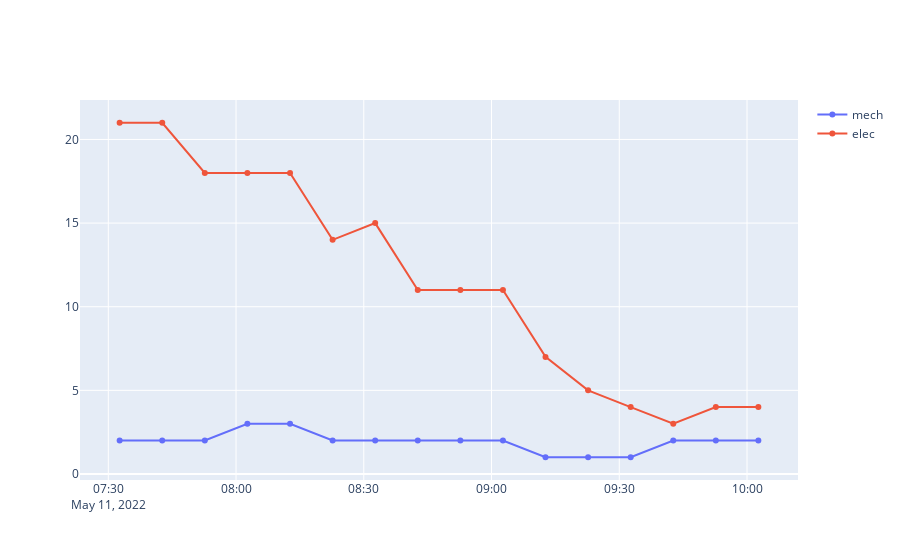

The cell this chart's notebook holds for it:
### Markdown cell above
### Molière - République (Montrouge): 21209

### Code cell
# Mercredi
plot_bikes("2022-05-11", "21209")
